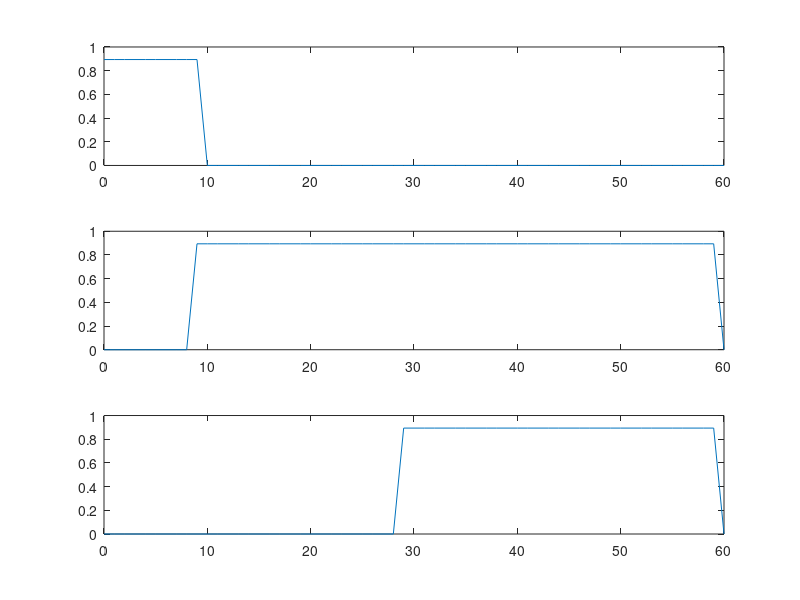

The MATLAB source for this figure:
x = linspace(0, 10, 360);
t = 0:1:60;
u = zeros(size(t));
v = zeros(size(t));
w = zeros(size(t));
n =10;
for k = 1:60
    if k<=n
       u(k)=90
    elseif k>=n
        u(k)=0
    end

    if k>=n
       v(k)=90
    elseif k<=n
        v(k)=0
    end

    if k>=n+20
       w(k)=90
    elseif  k<=n+20
        w(k)=0
    end

end
a = sin(u);
b = sin(v);
c = sin(w);
subplot(3, 1, 1);
plot(t,a);
subplot(3, 1, 2);
plot(t,b);
subplot(3, 1, 3);
plot(t,c);